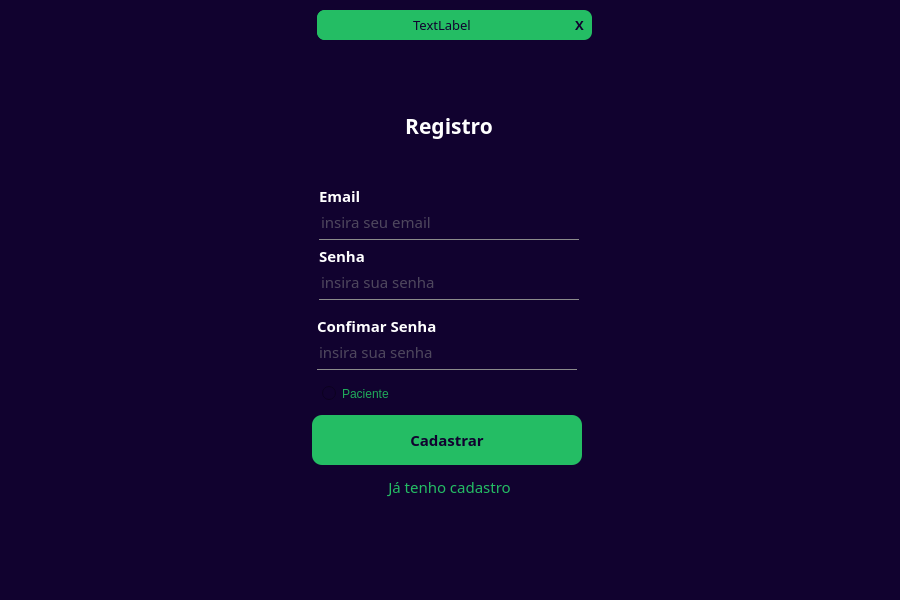
<?xml version="1.0" encoding="UTF-8"?>
<ui version="4.0">
 <class>MainWindow</class>
 <widget class="QMainWindow" name="MainWindow">
  <property name="geometry">
   <rect>
    <x>0</x>
    <y>0</y>
    <width>900</width>
    <height>600</height>
   </rect>
  </property>
  <property name="minimumSize">
   <size>
    <width>900</width>
    <height>600</height>
   </size>
  </property>
  <property name="maximumSize">
   <size>
    <width>900</width>
    <height>600</height>
   </size>
  </property>
  <property name="windowTitle">
   <string>Registro</string>
  </property>
  <widget class="QWidget" name="central_widget">
   <layout class="QVBoxLayout" name="verticalLayout">
    <property name="spacing">
     <number>0</number>
    </property>
    <property name="leftMargin">
     <number>0</number>
    </property>
    <property name="topMargin">
     <number>0</number>
    </property>
    <property name="rightMargin">
     <number>0</number>
    </property>
    <property name="bottomMargin">
     <number>0</number>
    </property>
    <item>
     <widget class="QFrame" name="top">
      <property name="maximumSize">
       <size>
        <width>16777215</width>
        <height>50</height>
       </size>
      </property>
      <property name="font">
       <font>
        <family>Berlin Sans FB</family>
        <pointsize>11</pointsize>
       </font>
      </property>
      <property name="styleSheet">
       <string notr="true">background-color:rgb(17, 2, 47);</string>
      </property>
      <property name="frameShape">
       <enum>QFrame::NoFrame</enum>
      </property>
      <property name="frameShadow">
       <enum>QFrame::Raised</enum>
      </property>
      <layout class="QHBoxLayout" name="horizontalLayout_2">
       <property name="spacing">
        <number>0</number>
       </property>
       <property name="topMargin">
        <number>0</number>
       </property>
       <property name="rightMargin">
        <number>0</number>
       </property>
       <property name="bottomMargin">
        <number>0</number>
       </property>
       <item>
        <widget class="QFrame" name="frame_error">
         <property name="maximumSize">
          <size>
           <width>275</width>
           <height>30</height>
          </size>
         </property>
         <property name="styleSheet">
          <string notr="true">background-color: rgb(36, 189, 100);
border-radius: 8px;</string>
         </property>
         <property name="frameShape">
          <enum>QFrame::NoFrame</enum>
         </property>
         <property name="frameShadow">
          <enum>QFrame::Raised</enum>
         </property>
         <layout class="QHBoxLayout" name="horizontalLayout_3">
          <property name="spacing">
           <number>0</number>
          </property>
          <property name="leftMargin">
           <number>0</number>
          </property>
          <property name="topMargin">
           <number>0</number>
          </property>
          <property name="rightMargin">
           <number>0</number>
          </property>
          <property name="bottomMargin">
           <number>0</number>
          </property>
          <item>
           <widget class="QLabel" name="label_erro">
            <property name="maximumSize">
             <size>
              <width>250</width>
              <height>30</height>
             </size>
            </property>
            <property name="font">
             <font>
              <family>Berlin Sans FB</family>
              <pointsize>10</pointsize>
             </font>
            </property>
            <property name="styleSheet">
             <string notr="true">
color: rgb(17, 2, 47);
</string>
            </property>
            <property name="text">
             <string>TextLabel</string>
            </property>
            <property name="alignment">
             <set>Qt::AlignCenter</set>
            </property>
           </widget>
          </item>
          <item>
           <widget class="QPushButton" name="bt_erro">
            <property name="maximumSize">
             <size>
              <width>25</width>
              <height>25</height>
             </size>
            </property>
            <property name="font">
             <font>
              <family>Berlin Sans FB</family>
              <pointsize>10</pointsize>
              <weight>75</weight>
              <bold>true</bold>
             </font>
            </property>
            <property name="styleSheet">
             <string notr="true">QAbstractButton{
	color: rgb(17, 2, 47);
	border: 0;
	border-radius: 8px;
}
QAbstractButton::hover{
	color: white;
}</string>
            </property>
            <property name="text">
             <string>X</string>
            </property>
           </widget>
          </item>
         </layout>
        </widget>
       </item>
      </layout>
     </widget>
    </item>
    <item>
     <widget class="QFrame" name="main">
      <property name="minimumSize">
       <size>
        <width>0</width>
        <height>0</height>
       </size>
      </property>
      <property name="styleSheet">
       <string notr="true">background-color:rgb(17, 2, 47);</string>
      </property>
      <property name="frameShape">
       <enum>QFrame::NoFrame</enum>
      </property>
      <property name="frameShadow">
       <enum>QFrame::Raised</enum>
      </property>
      <layout class="QHBoxLayout" name="horizontalLayout">
       <property name="spacing">
        <number>0</number>
       </property>
       <property name="leftMargin">
        <number>0</number>
       </property>
       <property name="topMargin">
        <number>0</number>
       </property>
       <property name="rightMargin">
        <number>0</number>
       </property>
       <property name="bottomMargin">
        <number>0</number>
       </property>
       <item>
        <widget class="QFrame" name="frame_3">
         <property name="maximumSize">
          <size>
           <width>335</width>
           <height>500</height>
          </size>
         </property>
         <property name="styleSheet">
          <string notr="true">
	background-color: rgb(17, 2, 47);
</string>
         </property>
         <property name="frameShape">
          <enum>QFrame::NoFrame</enum>
         </property>
         <property name="frameShadow">
          <enum>QFrame::Raised</enum>
         </property>
         <widget class="QLabel" name="titulo">
          <property name="geometry">
           <rect>
            <x>67</x>
            <y>30</y>
            <width>200</width>
            <height>41</height>
           </rect>
          </property>
          <property name="font">
           <font>
            <family>Berlin Sans FB Demi</family>
            <pointsize>16</pointsize>
            <weight>75</weight>
            <bold>true</bold>
           </font>
          </property>
          <property name="styleSheet">
           <string notr="true">color: rgb(255, 255, 255);</string>
          </property>
          <property name="text">
           <string>Registro</string>
          </property>
          <property name="alignment">
           <set>Qt::AlignCenter</set>
          </property>
         </widget>
         <widget class="QPushButton" name="bt_cadastrar">
          <property name="geometry">
           <rect>
            <x>30</x>
            <y>340</y>
            <width>270</width>
            <height>50</height>
           </rect>
          </property>
          <property name="font">
           <font>
            <family>Berlin Sans FB Demi</family>
            <pointsize>11</pointsize>
            <weight>75</weight>
            <bold>true</bold>
           </font>
          </property>
          <property name="styleSheet">
           <string notr="true">QAbstractButton{
	border: 0;
	border-radius: 10px;
	background-color: rgb(36, 189, 100);
	color: rgb(17, 2, 47);
}
QAbstractButton::hover{
	background-color: rgb(32, 171, 90);
}</string>
          </property>
          <property name="text">
           <string>Cadastrar</string>
          </property>
         </widget>
         <widget class="QFrame" name="frame_email">
          <property name="geometry">
           <rect>
            <x>32</x>
            <y>110</y>
            <width>270</width>
            <height>60</height>
           </rect>
          </property>
          <property name="font">
           <font>
            <family>Berlin Sans FB</family>
            <pointsize>11</pointsize>
           </font>
          </property>
          <property name="styleSheet">
           <string notr="true">background-color:rgb(17, 2, 47);</string>
          </property>
          <property name="frameShape">
           <enum>QFrame::NoFrame</enum>
          </property>
          <property name="frameShadow">
           <enum>QFrame::Raised</enum>
          </property>
          <widget class="QLabel" name="label_email">
           <property name="geometry">
            <rect>
             <x>5</x>
             <y>0</y>
             <width>71</width>
             <height>21</height>
            </rect>
           </property>
           <property name="font">
            <font>
             <family>Berlin Sans FB Demi</family>
             <pointsize>11</pointsize>
             <weight>75</weight>
             <bold>true</bold>
            </font>
           </property>
           <property name="styleSheet">
            <string notr="true">color: rgb(255, 255, 255);</string>
           </property>
           <property name="text">
            <string>Email</string>
           </property>
          </widget>
          <widget class="QLineEdit" name="le_email">
           <property name="geometry">
            <rect>
             <x>5</x>
             <y>20</y>
             <width>260</width>
             <height>35</height>
            </rect>
           </property>
           <property name="font">
            <font>
             <family>Berlin Sans FB</family>
             <pointsize>11</pointsize>
            </font>
           </property>
           <property name="styleSheet">
            <string notr="true">QLineEdit{
	border: 0; 
	border-bottom: 1px solid rgb(139, 139, 139);
	color: rgb(139, 139, 139);
}
</string>
           </property>
           <property name="placeholderText">
            <string>insira seu email</string>
           </property>
          </widget>
         </widget>
         <widget class="QFrame" name="frame_senha">
          <property name="geometry">
           <rect>
            <x>32</x>
            <y>170</y>
            <width>270</width>
            <height>60</height>
           </rect>
          </property>
          <property name="styleSheet">
           <string notr="true">background-color:rgb(17, 2, 47);</string>
          </property>
          <property name="frameShape">
           <enum>QFrame::NoFrame</enum>
          </property>
          <property name="frameShadow">
           <enum>QFrame::Raised</enum>
          </property>
          <widget class="QLabel" name="label_senha">
           <property name="geometry">
            <rect>
             <x>5</x>
             <y>0</y>
             <width>71</width>
             <height>21</height>
            </rect>
           </property>
           <property name="font">
            <font>
             <family>Berlin Sans FB Demi</family>
             <pointsize>11</pointsize>
             <weight>75</weight>
             <bold>true</bold>
            </font>
           </property>
           <property name="styleSheet">
            <string notr="true">color: rgb(255, 255, 255);</string>
           </property>
           <property name="text">
            <string>Senha</string>
           </property>
          </widget>
          <widget class="QLineEdit" name="le_senha">
           <property name="geometry">
            <rect>
             <x>5</x>
             <y>20</y>
             <width>260</width>
             <height>35</height>
            </rect>
           </property>
           <property name="font">
            <font>
             <family>Berlin Sans FB</family>
             <pointsize>11</pointsize>
            </font>
           </property>
           <property name="styleSheet">
            <string notr="true">QLineEdit{
	border: 0; 
	border-bottom: 1px solid rgb(139, 139, 139);
	color: rgb(139, 139, 139);
}</string>
           </property>
           <property name="maxLength">
            <number>15</number>
           </property>
           <property name="echoMode">
            <enum>QLineEdit::Password</enum>
           </property>
           <property name="placeholderText">
            <string>insira sua senha</string>
           </property>
          </widget>
         </widget>
         <widget class="QPushButton" name="bt_login">
          <property name="geometry">
           <rect>
            <x>97</x>
            <y>400</y>
            <width>141</width>
            <height>23</height>
           </rect>
          </property>
          <property name="font">
           <font>
            <family>Berlin Sans FB</family>
            <pointsize>11</pointsize>
            <weight>50</weight>
            <bold>false</bold>
           </font>
          </property>
          <property name="styleSheet">
           <string notr="true">QAbstractButton{
	border: 0;
	color: rgb(36, 189, 100);
}
QAbstractButton::hover{
	text-decoration: underline;
}</string>
          </property>
          <property name="text">
           <string>Já tenho cadastro</string>
          </property>
         </widget>
         <widget class="QFrame" name="frame_senha_3">
          <property name="geometry">
           <rect>
            <x>30</x>
            <y>240</y>
            <width>270</width>
            <height>60</height>
           </rect>
          </property>
          <property name="styleSheet">
           <string notr="true">background-color:rgb(17, 2, 47);</string>
          </property>
          <property name="frameShape">
           <enum>QFrame::NoFrame</enum>
          </property>
          <property name="frameShadow">
           <enum>QFrame::Raised</enum>
          </property>
          <widget class="QLabel" name="label_senhaconfirmar">
           <property name="geometry">
            <rect>
             <x>5</x>
             <y>0</y>
             <width>121</width>
             <height>21</height>
            </rect>
           </property>
           <property name="font">
            <font>
             <family>Berlin Sans FB Demi</family>
             <pointsize>11</pointsize>
             <weight>75</weight>
             <bold>true</bold>
            </font>
           </property>
           <property name="styleSheet">
            <string notr="true">color: rgb(255, 255, 255);</string>
           </property>
           <property name="text">
            <string>Confimar Senha</string>
           </property>
          </widget>
          <widget class="QLineEdit" name="le_senhaconfirmar">
           <property name="geometry">
            <rect>
             <x>5</x>
             <y>20</y>
             <width>260</width>
             <height>35</height>
            </rect>
           </property>
           <property name="font">
            <font>
             <family>Berlin Sans FB</family>
             <pointsize>11</pointsize>
            </font>
           </property>
           <property name="styleSheet">
            <string notr="true">QLineEdit{
	border: 0; 
	border-bottom: 1px solid rgb(139, 139, 139);
	color: rgb(139, 139, 139);
}</string>
           </property>
           <property name="maxLength">
            <number>15</number>
           </property>
           <property name="echoMode">
            <enum>QLineEdit::Password</enum>
           </property>
           <property name="placeholderText">
            <string>insira sua senha</string>
           </property>
          </widget>
         </widget>
         <widget class="QRadioButton" name="radioButton">
          <property name="geometry">
           <rect>
            <x>40</x>
            <y>310</y>
            <width>82</width>
            <height>17</height>
           </rect>
          </property>
          <property name="styleSheet">
           <string notr="true">color: rgb(32, 171, 90);

</string>
          </property>
          <property name="text">
           <string>Paciente</string>
          </property>
         </widget>
        </widget>
       </item>
      </layout>
     </widget>
    </item>
   </layout>
  </widget>
 </widget>
 <resources/>
 <connections/>
</ui>
